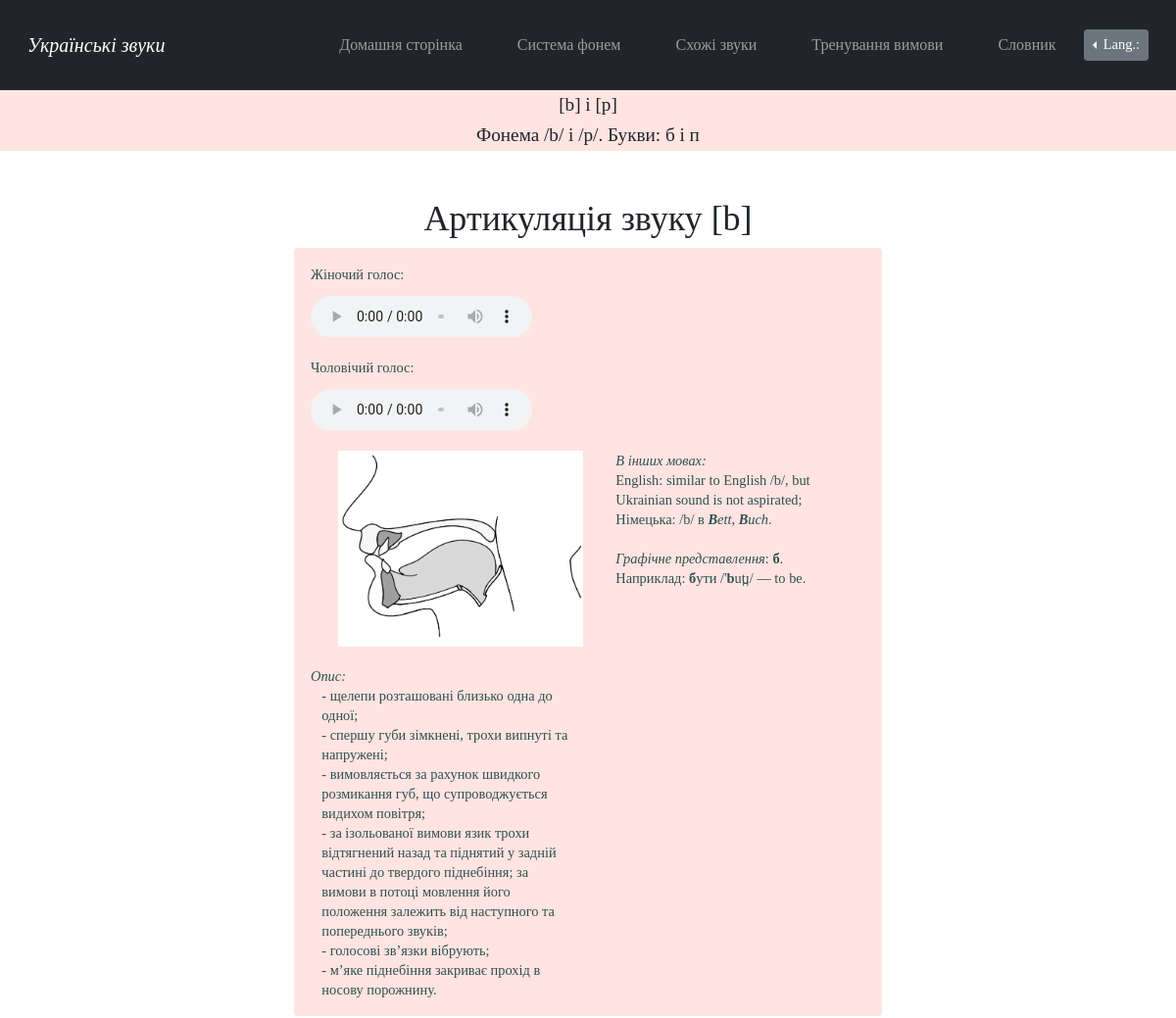
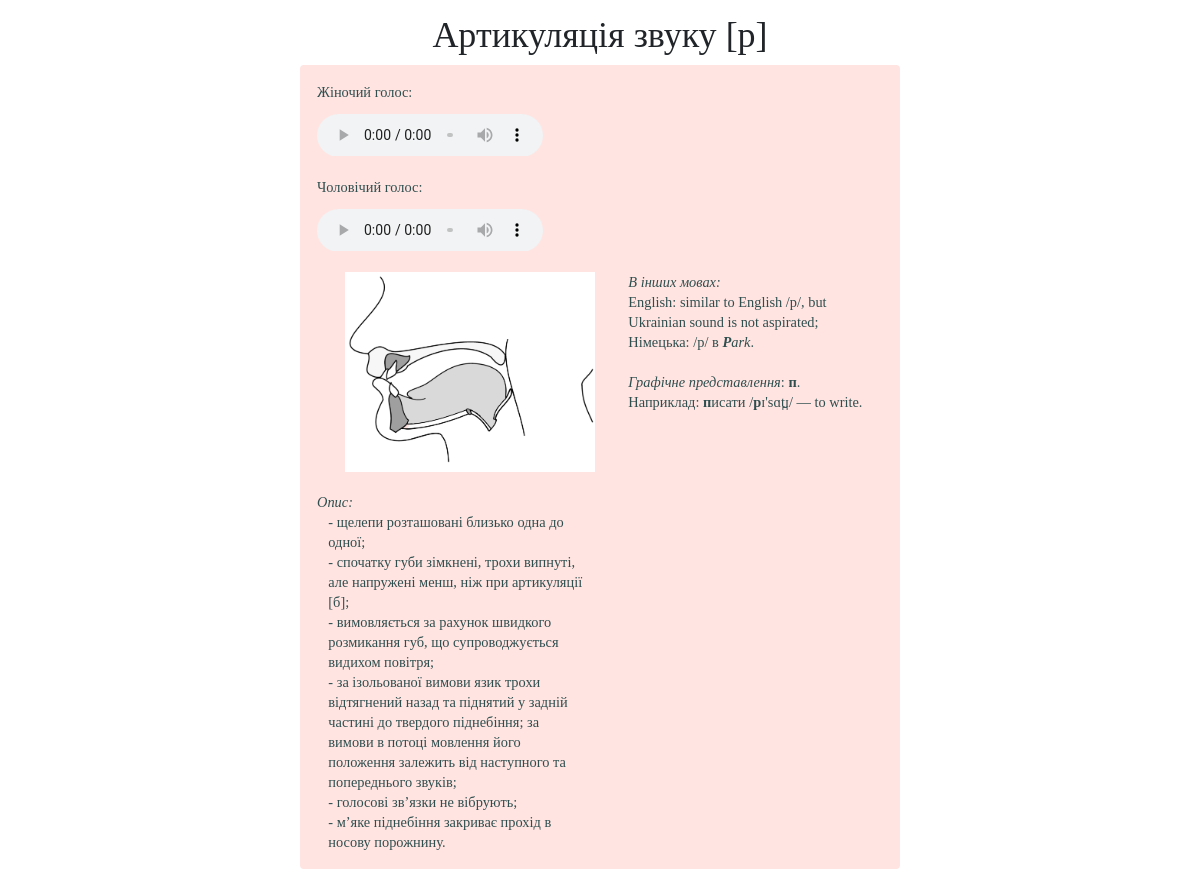
Screenshot of /sound_b_p with the database file from the repository (2 pictures, top to bottom).
### main/models.py (models this page shows)
class InformationAboutConsonants(models.Model):
    id = models.AutoField('id', primary_key=True)
    sound = models.CharField('звук', max_length=6)
    place_of_articulation = models.TextField('місце артикуляції', default='')
    way_of_articulation = models.TextField('спосіб артикуляції', default='')
    palatalization = models.TextField('ступінь палаталізації', default='')
    description = models.TextField('опис вимови')
    eng_description = models.TextField('англ. опис вимови', default='')
    image = models.ImageField('ілюстрація вимови', upload_to="media")
    audio = models.FileField(upload_to='documents/', default='')
    male_audio = models.FileField(upload_to='documents/', default='')

### main/views.py (the view)
# urls.py: path('sound_b_p', views.sound_b_p, name='sound_b_p'),
def sound_b_p(request):
    information = InformationAboutConsonants.objects.filter(sound__contains='b')
    information2 = InformationAboutConsonants.objects.filter(sound__contains='p')
    return render(request, 'main/sound_b_p.html', {'information': information, 'information2': information2})

### main/templates/main/sound_b_p.html (shortened to what this page needs)
{% extends 'main/pattern_for_consonants.html' %}
{% load i18n %}
{% load static %}
{% block lang_switch %}
<div class="dropleft">
      <button class="btn btn-secondary btn-sm dropdown-toggle" type="button" id="dropdownMenuButton"
              data-toggle="dropdown" aria-haspopup="true" aria-expanded="false">
        {% translate "Lang.:" %}
      </button>
            {% get_current_language as LANGUAGE_CODE %}
            {% get_available_languages as LANGUAGES %}
            {% get_language_info_list for LANGUAGES as languages %}
    </div>
{% endblock %}
{% block sound %}[b] i [p]{% endblock %}
{% block phoneme %}/b/ i /p/{% endblock %}
{% block letter %}б i п{% endblock %}
{% block examples %}<i>{% translate "In other languages:" %}</i>
{% translate "English:" %} similar to English /b/, but Ukrainian sound is not aspirated;
{% translate "German:" %} /b/ {% translate "in" %} <i><b>B</b>ett</i>, <i><b>B</b>uch</i>.
<i>{% translate "Pertinent letter/s" %}</i>: <b>б</b>.
{% translate "For example" %}: <b>б</b>ути /'<b>b</b>ut̪ɪ/ — to be.
{% endblock %}
{% block examples2 %}<i>{% translate "In other languages:" %}</i>
{% translate "English:" %} similar to English /p/, but Ukrainian sound is not aspirated;
{% translate "German:" %} /p/ {% translate "in" %} <i><b>P</b>ark</i>.
<i>{% translate "Pertinent letter/s" %}</i>: <b>п</b>.
{% translate "For example" %}: <b>п</b>исати /<b>p</b>ɪ'sɑt̪ɪ/ — to write.
{% endblock %}

### main/templates/main/pattern_for_consonants.html (shortened to what this page needs)
{% extends 'main/pattern.html' %}
{% load i18n %}
{% load static %}
{% block stylesheet %}<link rel="stylesheet" href="{% static 'main/css/pattern_separate_sounds.css' %}">{% endblock %}
{% block content %}
<main>
    <div class="header">
        <h2>{% block sound %}{% endblock %}</h2>
         <h3>{% translate "Phoneme" %} {% block phoneme %}{% endblock %}.
            {% translate "Letters:" %} {% block letter %}{% endblock %}</h3>
    </div>
    <div class="main_content">
        {% get_current_language as LANGUAGE_CODE %}
        {% for el in information%}
        <h3>{% translate "Articulation of the sound" %} {{el.sound}}</h3>
            <div class="alert alert-custom  fade in alert-dismissable show mt-2">
                <figure><figcaption>{% translate "Жіночий голос:" %}</figcaption>
                    <audio controls src={{el.audio.url}}>
                    </audio>
                </figure>
                <figure><figcaption>{% translate "Чоловічий голос:" %}</figcaption>
                    <audio controls src={{el.male_audio.url}}>
                    </audio>
                </figure>
                <img src={{el.image.url}} alt="Звук">
                <p class="examples" id="examples">{% block examples %}{% endblock %}<br></p>
                <p><i>{% translate "Description:" %}</i></p>
                {% if LANGUAGE_CODE == "uk" %}
                    <p class = "description" id="description">{{el.description}}</p>
                {%else%}
                    <p class = "description" id="description1.2">{{el.eng_description}}</p>
                {%endif%}
            </div>
        {%endfor%}
        {% for el in information2%}
        <h3>{% translate "Articulation of the sound" %} {{el.sound}}</h3>
            <div class="alert alert-custom  fade in alert-dismissable show mt-2">
                <figure><figcaption>{% translate "Жіночий голос:" %}</figcaption>
                    <audio controls src={{el.audio.url}}>
                    </audio>
                </figure>
                <figure><figcaption>{% translate "Чоловічий голос:" %}</figcaption>
                    <audio controls src={{el.male_audio.url}}>
                    </audio>
                </figure>
                <img src={{el.image.url}} alt="Звук">
                <p class="examples" id="examples2">{% block examples2 %}{% endblock %}<br></p>
                <p><i>{% translate "Description:" %}</i></p>
                {% if LANGUAGE_CODE == "uk" %}
                    <p class = "description" id="description2">{{el.description}}</p>
                {%else%}
                    <p class = "description" id="description2.2">{{el.eng_description}}</p>
                {%endif%}
            </div>
        {%endfor%}
    </div>
</main>
{% endblock %}

### main/static/main/css/pattern.css (style rules this page uses)
body { background: white; font-family: Garamond, Baskerville, "Baskerville Old Face", "Hoefler Text", "Times New Roman", serif; font-style: normal; font-variant: normal; font-weight: 400; line-height: 20px; }
.dropleft { padding-top:20px; padding-bottom:20px; }
.btn { font-size: .9em; }

### main/static/main/css/pattern_separate_sounds.css (style rules this page uses)
.header { text-align: center; background: #FFE4E1; width: 100%; height: 4em; padding-top: .3em; }
.header > h2, h3 { text-align: center; font-size: 1.2em; }
.main_content { margin-top: 4vw; font-size: .9em; margin-left: auto; margin-right: auto; }
.main_content > h3 { text-align: center; font-size: 3vw; }
.main_content img { margin-left: 5%; margin-bottom: 20px; width:250px; height:200px; }
.main_content p { white-space: pre-line; font-size: 1em; }
.alert-custom { background-color:#FFE4E1; color:#2F4F4F; }
.alert-custom > p { margin-bottom:0px; }
@media screen and (min-width:601px) { .header { margin-top: 50px; } }
@media screen and (min-width:601px) { .main_content { width: 80%; } }
@media screen and (min-width:601px) { .alert-custom { background-color: ; } }
@media screen and (min-width:601px) { audio { width: 50%; padding-top:2%; } }
@media screen and (min-width:768px) { .header { margin-top: 110px; } }
@media screen and (min-width:768px) { .alert-custom { background-color: ; } }
@media screen and (min-width:768px) { audio { width: 40%; } }
@media screen and (min-width:768px) { .examples { float: right; width: 45%; } }
@media screen and (min-width:768px) { .description { width: 45%; margin-left:2%; } }
@media screen and (min-width:980px) { .header { margin-top: 90px; } }
@media screen and (min-width:980px) { .main_content { width: 65%; } }
@media screen and (min-width:980px) { .alert-custom { background-color: ; } }
@media screen and (min-width:980px) { audio { width: 40%; } }
@media screen and (min-width:1200px) { .main_content { width: 50%; } }
@media screen and (min-width:1200px) { .alert-custom { background-color:; } }

### rows the page displays
InformationAboutConsonants: sound "[b]", image (picture), description "- щелепи розташовані близько одна до одної; - спершу губи зімкнені, трохи випнуті та напружені; - вимовляється за рахунок швидкого розмикання губ, що супроводжується видихом повітря; - за ізольованої вимови язик трохи відтягнений назад та піднятий у задній частині до твердого піднебіння; за вимови в потоці мовлення його положення залежить від наступного та попереднього звуків; - голосові зв’язки вібрують; - м’яке піднебіння закриває прохід в носову порожнину."
InformationAboutConsonants: sound "[p]", image (picture), description "- щелепи розташовані близько одна до одної; - спочатку губи зімкнені, трохи випнуті, але напружені менш, ніж при артикуляції [б]; - вимовляється за рахунок швидкого розмикання губ, що супроводжується видихом повітря; - за ізольованої вимови язик трохи відтягнений назад та піднятий у задній частині до твердого піднебіння; за вимови в потоці мовлення його положення залежить від наступного та попереднього звуків; - голосові зв’язки не вібрують; - м’яке піднебіння закриває прохід в носову порожнину."
